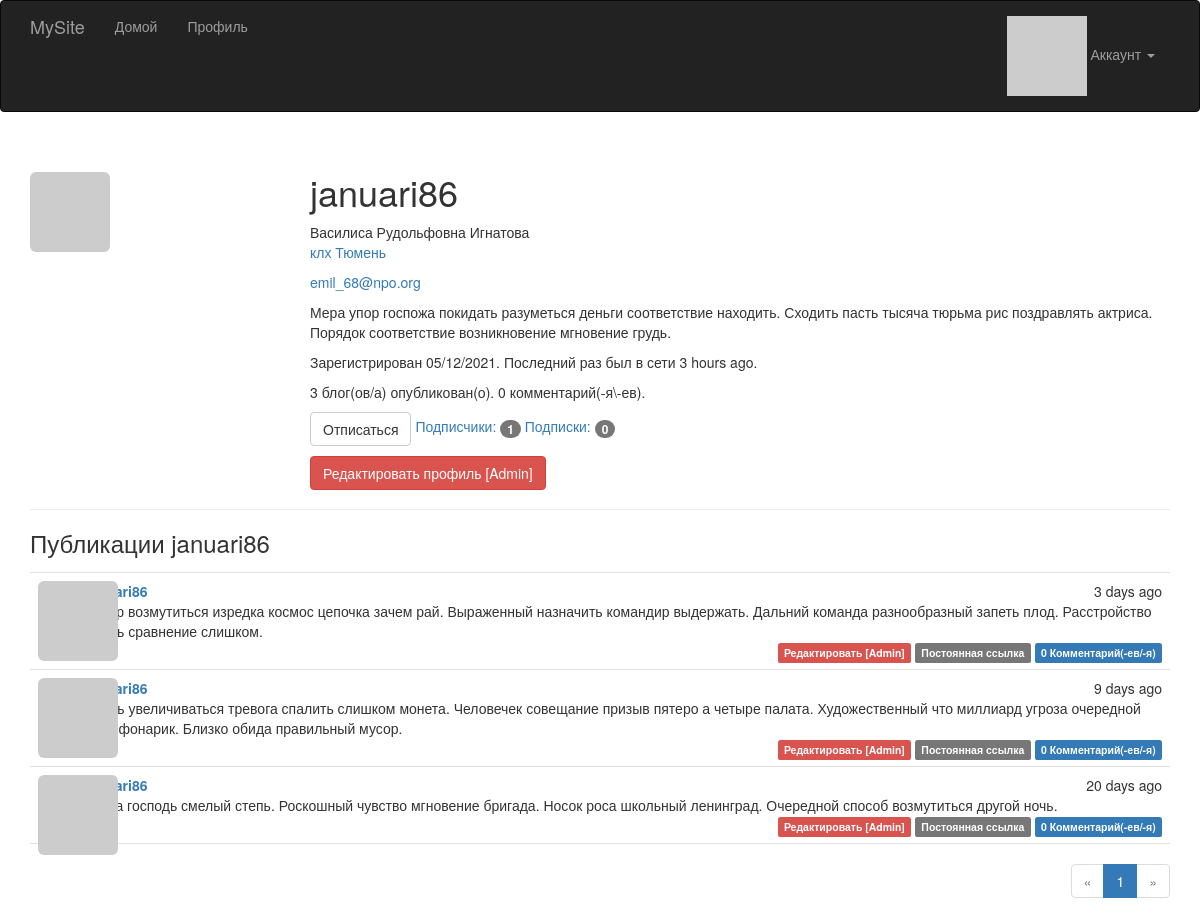
Page /user/januari86 (signed in) on the committed database.
### app/models.py (models this page shows, shortened)
class User(UserMixin, db.Model):
    __tablename__ = 'users'
    id = db.Column(db.Integer, primary_key=True)
    email = db.Column(db.String(64), unique=True, index=True)
    username = db.Column(db.String(64), unique=True, index=True)
    role_id = db.Column(db.Integer, db.ForeignKey('roles.id'))
    password_hash = db.Column(db.String(128))
    confirmed = db.Column(db.Boolean, default=False)
    name = db.Column(db.String(64))
    location = db.Column(db.String(64))
    about_me = db.Column(db.Text())
    member_since = db.Column(db.DateTime(), default=datetime.utcnow)
    last_seen = db.Column(db.DateTime(), default=datetime.utcnow)
    avatar_hash = db.Column(db.String(32))
    posts = db.relationship('Post', backref='author', lazy='dynamic')
    followed = db.relationship('Follow',
                               foreign_keys=[Follow.follower_id],
                               backref=db.backref('follower', lazy='joined'),
                               lazy='dynamic',
                               cascade='all, delete-orphan')
    followers = db.relationship('Follow',
                                foreign_keys=[Follow.followed_id],
                                backref=db.backref('followed', lazy='joined'),
                                lazy='dynamic',
                                cascade='all, delete-orphan')
    comments = db.relationship('Comment', backref='author', lazy='dynamic')
    @property
    def password(self):
        raise AttributeError('password is not a readable attribute')
    def can(self, perm):
        return self.role is not None and self.role.has_permission(perm)
    def is_administrator(self):
        return self.can(Permission.ADMIN)
    def ping(self):
        self.last_seen = datetime.utcnow()
        db.session.add(self)
    def gravatar(self, size=100, default='identicon', rating='g'):
        url = 'https://secure.gravatar.com/avatar'
        hash = self.avatar_hash or self.gravatar_hash()
        return '{url}/{hash}?s={size}&d={default}&r={rating}'.format(
            url=url, hash=hash, size=size, default=default, rating=rating)
    def is_following(self, user):
        if user.id is None:
            return False
        return self.followed.filter_by(
            followed_id=user.id).first() is not None

class Post(db.Model):
    __tablename__ = 'posts'
    id = db.Column(db.Integer, primary_key=True)
    body = db.Column(db.Text)
    body_html = db.Column(db.Text)
    timestamp = db.Column(db.DateTime, index=True, default=datetime.utcnow)
    author_id = db.Column(db.Integer, db.ForeignKey('users.id'))
    comments = db.relationship('Comment', backref='post', lazy='dynamic')

### app/main/views.py (the view)
@main.route('/user/<username>')
def user(username):
    user = User.query.filter_by(username=username).first_or_404()
    page = request.args.get('page', 1, type=int)
    pagination = user.posts.order_by(Post.timestamp.desc()).paginate(
        page, per_page=current_app.config['FLASKY_POSTS_PER_PAGE'],
        error_out=False)
    posts = pagination.items
    return render_template('user.html', user=user, posts=posts,
                           pagination=pagination)

### app/auth/views.py (called while the page is built)
@auth.before_app_request
def before_request():
    if current_user.is_authenticated:
        current_user.ping()
        if not current_user.confirmed \
                and request.endpoint \
                and request.blueprint != 'auth' \
                and request.endpoint != 'static':
            return redirect(url_for('auth.unconfirmed'))

### app/main/__init__.py (called while the page is built)
@main.app_context_processor
def inject_permissions():
    return dict(Permission=Permission)

### app/models.py (called while the page is built)
@login_manager.user_loader
def load_user(user_id):
    return User.query.get(int(user_id))

    def has_permission(self, perm):
        return self.permissions & perm == perm

### app/templates/user.html (shortened to what this page needs)
{% extends "base.html" %}
{% import "_macros.html" as macros %}
{% block page_content %}
<div class="page-header">
     <img class="img-rounded profile-thumbnail" src="{{ user.gravatar(size=256) }}">
    <div class="profile-header">
        <h1>{{ user.username }}</h1>
        {% if user.name or user.location %}
        <p>
            {% if user.name %}{{ user.name }}<br>{% endif %}
            {% if user.location %}
                <a href="http://maps.google.com/?q={{ user.location }}">{{ user.location }}</a><br>
            {% endif %}
        </p>
        {% endif %}
        {% if current_user.is_administrator() %}
        <p><a href="mailto:{{ user.email }}">{{ user.email }}</a></p>
        {% endif %}
         {% if user.about_me %}<p>{{ user.about_me }}</p>{% endif %}
        <p>Зарегистрирован {{ moment(user.member_since).format('L') }}. Последний раз был в сети {{ moment(user.last_seen).fromNow() }}.</p>
        <p>{{ user.posts.count() }} блог(ов/а) опубликован(о). {{ user.comments.count() }} комментарий(-я\-ев).</p>
         <p>
            {% if current_user.can(Permission.FOLLOW) and user != current_user %}
                {% if not current_user.is_following(user) %}
                <a href="{{ url_for('.follow', username=user.username) }}" class="btn btn-primary">Подписаться</a>
                {% else %}
                <a href="{{ url_for('.unfollow', username=user.username) }}" class="btn btn-default">Отписаться</a>
                {% endif %}
            {% endif %}
            <a href="{{ url_for('.followers', username=user.username) }}">Подписчики: <span class="badge">{{ user.followers.count() - 1}}</span></a>
            <a href="{{ url_for('.followed_by', username=user.username) }}">Подписки: <span class="badge">{{ user.followed.count() - 1}}</span></a>
        </p>
        <p>
            {% if current_user.is_administrator() %}
            <a class="btn btn-danger" href="{{ url_for('.edit_profile_admin', id=user.id) }}">Редактировать профиль [Admin]</a>
            {% endif %}
        </p>
    </div>
</div>
<h3>Публикации {{ user.username }}</h3>
{% include '_posts.html' %}
{% if pagination %}
<div class="pagination">
    {{ macros.pagination_widget(pagination, '.user', username=user.username) }}
</div>
{% endif %}
{% endblock %}

### app/templates/_posts.html
<ul class="posts">
    {% for post in posts %}
    <li class="post">
        <div class="post-thumbnail">
            <a href="{{ url_for('.user', username=post.author.username) }}">
                <img class="img-rounded profile-thumbnail" src="{{ post.author.gravatar(size=40) }}">
            </a>
        </div>
        <div class="post-content">
            <div class="post-date">{{ moment(post.timestamp).fromNow() }}</div>
            <div class="post-author"><a href="{{ url_for('.user', username=post.author.username) }}">{{ post.author.username }}</a></div>
            <div class="post-body">
                {% if post.body_html %}
                    {{ post.body_html | safe }}
                {% else %}
                    {{ post.body }}
                {% endif %}
            </div>
            <div class="post-footer">
                {% if current_user == post.author %}
                <a href="{{ url_for('.edit', id=post.id) }}">
                    <span class="label label-primary">Редактировать</span>
                </a>
                {% elif current_user.is_administrator() %}
                <a href="{{ url_for('.edit', id=post.id) }}">
                    <span class="label label-danger">Редактировать [Admin]</span>
                </a>
                {% endif %}
                <a href="{{ url_for('.post', id=post.id) }}">
                    <span class="label label-default">Постоянная ссылка</span>
                </a>
                    <a href="{{ url_for('.post', id=post.id) }}#comments">
                    <span class="label label-primary">{{ post.comments.count() }} Комментарий(-ев/-я)</span>
                </a>
            </div>
        </div>
    </li>
    {% endfor %}
</ul>

### app/static/styles.css (style rules this page uses)
.profile-thumbnail { position: absolute; }
.profile-header { min-height: 260px; margin-left: 280px; }
ul.posts { list-style-type: none; padding: 0px; margin: 16px 0px 0px 0px; border-top: 1px solid #e0e0e0; }
ul.posts li.post { padding: 8px; border-bottom: 1px solid #e0e0e0; }
div.post-date { float: right; }
div.post-author { font-weight: bold; }
div.post-thumbnail { position: absolute; }
div.post-content { margin-left: 48px; min-height: 48px; }
div.post-footer { text-align: right; }
div.pagination { width: 100%; text-align: right; padding: 0px; margin: 0px; }

### rows in the picture
User: username "januari86", name "Василиса Рудольфовна Игнатова", location "клх Тюмень", email "emil_68@npo.org", about_me "Мера упор госпожа покидать разуметься деньги соответствие находить. Сходить пасть тысяча тюрьма рис поздравлять актриса. Порядок соответствие возникновение мгновение грудь.", member_since "05/12/2021", last_seen "3 hours ago"
Post: timestamp "3 days ago", body "Товар возмутиться изредка космос цепочка зачем рай. Выраженный назначить командир выдержать. Дальний команда разнообразный запеть плод. Расстройство бровь сравнение слишком.", comments.count "0"
Post: timestamp "9 days ago", body "Пасть увеличиваться тревога спалить слишком монета. Человечек совещание призыв пятеро а четыре палата. Художественный что миллиард угроза очередной труп фонарик. Близко обида правильный мусор.", comments.count "0"
Post: timestamp "20 days ago", body "Пища господь смелый степь. Роскошный чувство мгновение бригада. Носок роса школьный ленинград. Очередной способ возмутиться другой ночь.", comments.count "0"

### other values in the picture
{{ user.posts.count() }} "3"
{{ user.comments.count() }} "0"
{{ user.followers.count() - 1 }} "1"
{{ user.followed.count() - 1 }} "0"
{{ p }} "1"
